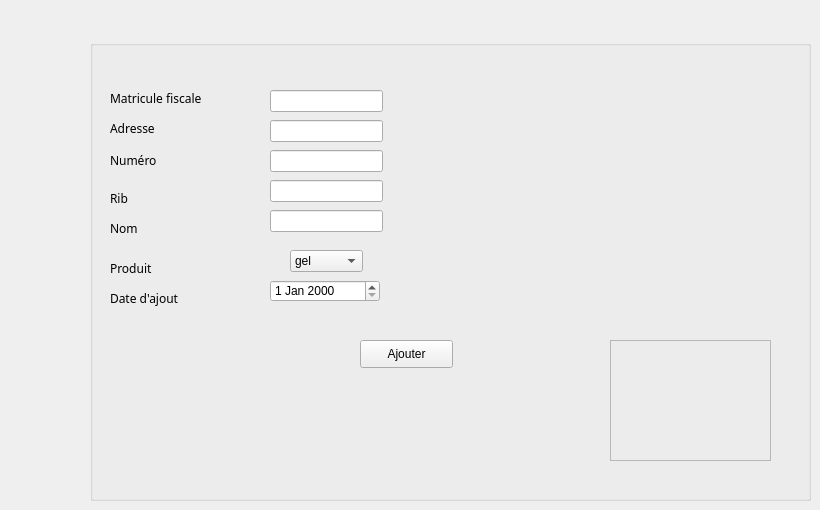
     <widget class="QWidget" name="tab">
      <attribute name="title">
       <string>Ajouter Fournisseur</string>
      </attribute>
      <widget class="QGroupBox" name="groupBox_2">
       <property name="geometry">
        <rect>
         <x>90</x>
         <y>40</y>
         <width>721</width>
         <height>461</height>
        </rect>
       </property>
       <property name="title">
        <string/>
       </property>
       <widget class="QLabel" name="label_5">
        <property name="geometry">
         <rect>
          <x>40</x>
          <y>60</y>
          <width>56</width>
          <height>16</height>
         </rect>
        </property>
        <property name="text">
         <string/>
        </property>
       </widget>
       <widget class="QLabel" name="label_6">
        <property name="geometry">
         <rect>
          <x>20</x>
          <y>50</y>
          <width>131</width>
          <height>16</height>
         </rect>
        </property>
        <property name="font">
         <font>
          <family>Rockwell Extra Bold</family>
         </font>
        </property>
        <property name="text">
         <string>Matricule fiscale</string>
        </property>
       </widget>
       <widget class="QLineEdit" name="le_matricule">
        <property name="geometry">
         <rect>
          <x>180</x>
          <y>50</y>
          <width>113</width>
          <height>22</height>
         </rect>
        </property>
        <property name="readOnly">
         <bool>false</bool>
        </property>
       </widget>
       <widget class="QLabel" name="label_9">
        <property name="geometry">
         <rect>
          <x>20</x>
          <y>80</y>
          <width>71</width>
          <height>16</height>
         </rect>
        </property>
        <property name="font">
         <font>
          <family>Rockwell Extra Bold</family>
         </font>
        </property>
        <property name="text">
         <string>Adresse</string>
        </property>
       </widget>
       <widget class="QLineEdit" name="le_adresse">
        <property name="geometry">
         <rect>
          <x>180</x>
          <y>80</y>
          <width>113</width>
          <height>22</height>
         </rect>
        </property>
        <property name="readOnly">
         <bool>false</bool>
        </property>
       </widget>
       <widget class="QLabel" name="label_11">
        <property name="geometry">
         <rect>
          <x>20</x>
          <y>110</y>
          <width>71</width>
          <height>21</height>
         </rect>
        </property>
        <property name="font">
         <font>
          <family>Rockwell Extra Bold</family>
         </font>
        </property>
        <property name="text">
         <string>Numéro</string>
        </property>
       </widget>
       <widget class="QLineEdit" name="le_numero">
        <property name="geometry">
         <rect>
          <x>180</x>
          <y>110</y>
          <width>113</width>
          <height>22</height>
         </rect>
        </property>
        <property name="readOnly">
         <bool>false</bool>
        </property>
       </widget>
       <widget class="QLabel" name="label_12">
        <property name="geometry">
         <rect>
          <x>20</x>
          <y>150</y>
          <width>71</width>
          <height>16</height>
         </rect>
        </property>
        <property name="font">
         <font>
          <family>Rockwell Extra Bold</family>
         </font>
        </property>
        <property name="text">
         <string>Rib</string>
        </property>
       </widget>
       <widget class="QLabel" name="label_13">
        <property name="geometry">
         <rect>
          <x>20</x>
          <y>250</y>
          <width>91</width>
          <height>16</height>
         </rect>
        </property>
        <property name="font">
         <font>
          <family>Rockwell Extra Bold</family>
         </font>
        </property>
        <property name="text">
         <string>Date d'ajout</string>
        </property>
       </widget>
       <widget class="QLineEdit" name="le_rib">
        <property name="geometry">
         <rect>
          <x>180</x>
          <y>140</y>
          <width>113</width>
          <height>22</height>
         </rect>
        </property>
        <property name="readOnly">
         <bool>false</bool>
        </property>
       </widget>
       <widget class="QPushButton" name="pb_ajouter">
        <property name="geometry">
         <rect>
          <x>270</x>
          <y>300</y>
          <width>93</width>
          <height>28</height>
         </rect>
        </property>
        <property name="text">
         <string>Ajouter</string>
        </property>
       </widget>
       <widget class="QLineEdit" name="le_nom">
        <property name="geometry">
         <rect>
          <x>180</x>
          <y>170</y>
          <width>113</width>
          <height>22</height>
         </rect>
        </property>
        <property name="readOnly">
         <bool>false</bool>
        </property>
       </widget>
       <widget class="QLabel" name="label_7">
        <property name="geometry">
         <rect>
          <x>20</x>
          <y>220</y>
          <width>71</width>
          <height>16</height>
         </rect>
        </property>
        <property name="font">
         <font>
          <family>Rockwell Extra Bold</family>
         </font>
        </property>
        <property name="text">
         <string>Produit</string>
        </property>
       </widget>
       <widget class="QLabel" name="label_8">
        <property name="geometry">
         <rect>
          <x>20</x>
          <y>180</y>
          <width>101</width>
          <height>16</height>
         </rect>
        </property>
        <property name="font">
         <font>
          <family>Rockwell Extra Bold</family>
         </font>
        </property>
        <property name="text">
         <string>Nom</string>
        </property>
       </widget>
       <widget class="QComboBox" name="cb_produit">
        <property name="geometry">
         <rect>
          <x>200</x>
          <y>210</y>
          <width>73</width>
          <height>22</height>
         </rect>
        </property>
        <item>
         <property name="text">
          <string>gel</string>
         </property>
        </item>
        <item>
         <property name="text">
          <string>javel</string>
         </property>
        </item>
        <item>
         <property name="text">
          <string>savon</string>
         </property>
        </item>
       </widget>
       <widget class="QDateEdit" name="date_fourniseur">
        <property name="geometry">
         <rect>
          <x>180</x>
          <y>240</y>
          <width>110</width>
          <height>22</height>
         </rect>
        </property>
       </widget>
       <widget class="QFrame" name="frame">
        <property name="geometry">
         <rect>
          <x>520</x>
          <y>300</y>
          <width>161</width>
          <height>121</height>
         </rect>
        </property>
        <property name="styleSheet">
         <string notr="true">border-image: url(:/back/img frn.png);</string>
        </property>
        <property name="frameShape">
         <enum>QFrame::StyledPanel</enum>
        </property>
        <property name="frameShadow">
         <enum>QFrame::Raised</enum>
        </property>
       </widget>
      </widget>
     </widget>
